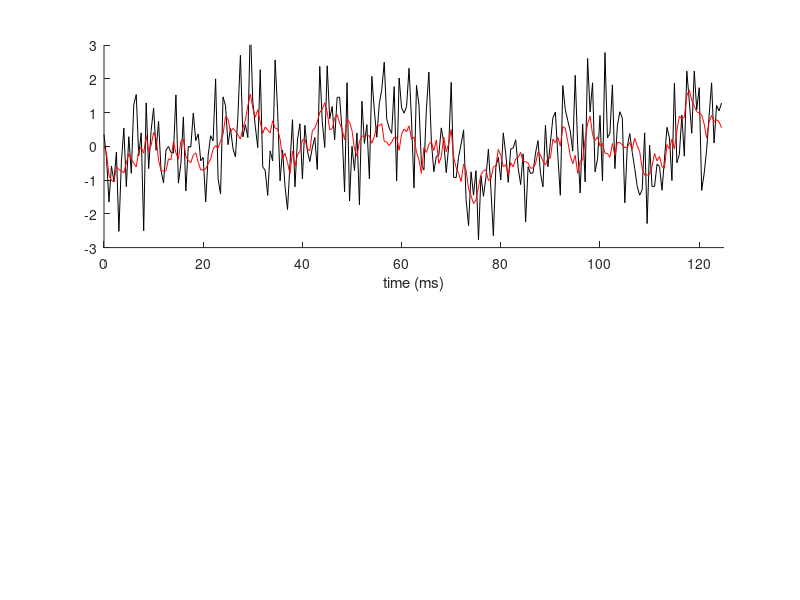

This figure's MATLAB source: (Note: this script raises an error after producing the figure.)
% Compute analytically the coherence between an OU (Ornstein–Uhlenbeck process) process, X and Z=X+Y, where Y is an independent white 
% Gaussian noise, up to a cut-off frequency fN. The OU process is assumed to have parameters σOU and τ, 
% while the white noise is assumed to have variance σw2.
% Ornstein–Uhlenbeck process (Ornstein Uhlenbeck)
%relaxation time constant and steady-state SD
tau_ou = 2.7; %ms
sig_ou = 0.55; %mu S

%time step and time vector
dt = 0.5; %ms
fs = 1/(dt*1e-3); %sampling freq
fn = fs/2; %nyquist freq

%this gives 16 segments to average over for the 
%power spectrum
n_seg = 32;
seg_len = 2048;
n_v = 0:(n_seg*seg_len-1);
t_v = n_v*dt;
n_t_v = length(t_v);

%numerical simulation factors
nsf_1 = exp(-dt/tau_ou);
nsf_2 = sqrt(1-exp(-2*dt/tau_ou));

%initial value of the random conductance variable
x0 = 0;

%random white noise increment
w_vou = normrnd(0,1,1,n_t_v);
u_vou = sig_ou*nsf_2*w_vou;

%save space for random vector
x_vou = zeros(1,n_t_v);

%initial condition
x_vou(1) = x0;

for i =2:n_t_v
    %stochastic update
    x_vou(i) = x_vou(i-1)*nsf_1 + u_vou(i);
end;

%white noise
sigma_w = 1;
y_vw = randn(size(x_vou));

z = x_vou + y_vw;

h_f1 = figure; 
h_a1 = subplot(2,1,1);
%show data
line('Parent',h_a1,'XData',t_v(1:250),'YData',z(1:250));
line('Parent',h_a1,'XData',t_v(1:250),'YData',x_vou(1:250),'Color','r');
set(h_a1,'XLim',[0 125],'YLim',[-3 3]);
xlabel(h_a1,'time (ms)');

%% 

%debug
%2048 = window length (hamming)
%1024 = overlap (50 percent)
%2048 = number of samples for fft
%2000 = sampling frequency (0.5 ms = 2kHz)
%[px_w,f_w] = pwelch(x_vou,seg_len,seg_len/2,seg_len,fs,'twosided');
%line('Parent',handles.axes4,'XData',f_w(1:seg_len/2 + 1),'YData',px_w(1:seg_len/2+1),'Color','r');

%[py_w,f_w] = pwelch(y_vw,seg_len,seg_len/2,seg_len,fs,'twosided');
%line('Parent',handles.axes4,'XData',f_w(1:seg_len/2 + 1),'YData',py_w(1:seg_len/2+1));

%[pz_w,f_w] = pwelch(z,seg_len,seg_len/2,seg_len,fs,'twosided');
%line('Parent',handles.axes4,'XData',f_w(1:seg_len/2 + 1),'YData',pz_w(1:seg_len/2+1),'Color','k');

%theoretical power spectrum OU process
f = 0:0.1:1000;
pfou = 2*sig_ou^2*tau_ou*1e-3./(1 + (2*pi*f*tau_ou*1e-3).^2);
%line('Parent',handles.axes4,'XData',f,'YData',pfou,'Color','g');

%theoretical power spectrum white noise
pfw = sigma_w^2/(2*fn)*ones(size(f));

%line('Parent',handles.axes4,'XData',f,'YData',pfw,'Color','b');

%theoretical power spectrum sum of OU and white noise
pfz = pfw + pfou;
%line('Parent',handles.axes4,'XData',f,'YData',pfz,'Color','r');

%top_ylim = 10e-8;
%set(handles.axes4,'XLim',[0 200]); %,'YLim',[0 top_ylim]);

nfft = 2048;
noverlap = 1024;
window = 2048;
[Cxy,F] = mscohere(z,x_vou,window,noverlap,nfft,fs);
h_a2 = subplot(2,1,2);
line('Parent',h_a2,'XData',F,'YData',Cxy);
xlabel(h_a2,'frequency (Hz)');
ylabel(h_a2,'coherence');

%theoretical mean square coherence
cxy_t = pfou./pfz;
line('Parent',h_a2,'XData',f,'YData',cxy_t,'Color','r');

%%
%
% modified from whiten1
%

% Generate an oversampled white noise segment in the frequency domain
% Passes the white noise through a static non-linearity. Computes 
% autocorrelations of the input and outpout, cross correlation and 
% corresponding quantities in the Fourier domain. Analytical results
% are plotted as well.
   
%
% Generate the white noise
%

stddev = 1;
fc = 100; %cut-off frequency Hz
deltat = 1e-3; %sampling step, converts from msec in sec
fs = 1/deltat; %sampling frequency
seg_len = 1024;
n = 32*seg_len; %number of samples
sigma = sqrt((stddev^2*n)/(4*fc*deltat));
 
%typically, a random seed controls the state of the random number 
%generator. To make the following sequence reproducible it should
%be initialized here 

whitef = zeros(1,n);
   
%zero frequency component
ai = randn(1) * sigma;
whitef(1) = complex(ai,0);

%all component except for nyquist
for i=2:n/2
    if ( i/(n*deltat) < fc )
        ai = randn(1) * sigma;
        bi = randn(1) * sigma;
        whitef(i) = complex(ai,bi);
        whitef(n-i+2) = complex(ai,-bi);
    end;
end;

ai = randn(1) * sigma;
whitef(n/2+1) = complex(ai,0);

whitet = fft(whitef);
whitet = whitet/n;
whitet = real(whitet);

%
%autocorrelation function of the input
%

%analytical formula
n_tp = 128;
t_v = (-n_tp:n_tp)* deltat;
ind_z = find(t_v == 0);
auto_th = sin(2*pi*fc*t_v)./(2*pi*fc*t_v);
auto_th(ind_z) = 1;

%
%power spectrum of input
%

%computed from the FT of the autocorrelation
df = 1/(2*n_tp*deltat);
f_auto = (0:2*n_tp-1)*df;
auto_sf = circshift(auto_th(2:end),[0 -(n_tp-1)]);
ps_est1 = real(fft(auto_sf))*deltat;

%
% static non-linearity
%

%gaussian signal
x = -5:0.01:5;
y = normpdf(x,0,1);

l2 = 1/10;
nl2 = erf(x/(sqrt(2)*l2));
nw2 = erf(whitet/(sqrt(2)*l2));

[n,xout] = hist(whitet,100);
dxout = xout(2) - xout(1);
n = n/(sum(n*dxout));

h_f2 = figure;
h_a3 = subplot(1,3,1);
bar(h_a3,xout,n);
line('Parent',h_a3,'XData',x,'YData',y,'Color','r');
set(h_a3,'TickDir','out');

h_a4 = subplot(1,3,2);
line('Parent',h_a4,'XData',x,'YData',nl2);
set(h_a4,'XLim',[-1 1]);

[n,xout] = hist(nw2,100);
dxout = xout(2) - xout(1);
n = n/(sum(n*dxout));

h_a5 = subplot(1,3,3);
bar(h_a5,xout,n);
set(h_a5,'XLim',[-1.1 1.1],'YLim',[0 25],'TickDir','out');

%%
n_pts = 250;
t_v_ex = (1:n_pts)*dt;

h_f3 = figure; 
h_a6 = subplot(2,1,1);
line('Parent',h_a6,'XData',t_v_ex,'YData',whitet(1:n_pts),'Color','r');
line('Parent',h_a6,'XData',t_v_ex,'YData',nw2(1:n_pts),'Color','k');
set(h_a6,'XLim',[0 125],'YLim',[-3 3]);
xlabel(h_a6,'time (ms)');

%%
%
%autocorrelation of output
%
% %analytical formula
auto_th2 = (2/pi)*asin(auto_th/(1 + l2^2));

%
%power spectrum of output
%

%analytical forumula from autocorrelation function
auto_sf2 = circshift(auto_th2(2:end),[0 -(n_tp-1)]);
ps_est2 = real(fft(auto_sf2))*deltat;

%
%cross correlation
%
cross_th2 = (sqrt(2)/sqrt(pi))*(1/sqrt(1 + l2^2))*auto_th;

%
%cross spectrum
%

%value from cross correlation
cross_sf = circshift(cross_th2(2:end),[0 -(n_tp-1)]);
cs_est = (abs(fft(cross_sf))*deltat).^2;

%
%mean squared coherence
%

%seg_len = window 
%seg_len/2 = noverlap
%seg_len = nfft
[Cxy,F] = mscohere(nw2,whitet,seg_len,seg_len/2,seg_len,1000);
 
%theoretical value
coh_th = cs_est./(ps_est1.*ps_est2);
% 
%plot ms coherence
h_a7 = subplot(2,1,2);
line('Parent',h_a7,'XData',F,'YData',Cxy);
line('Parent',h_a7,'XData',f_auto(1:n_tp+1),'YData',coh_th(1:n_tp+1),'Color','r');
set(h_a7,'YLim',[0 1]);
xlabel(h_a7,'frequency (Hz)');

%print(handles.figure1,'-depsc2','coherence_est.eps');
